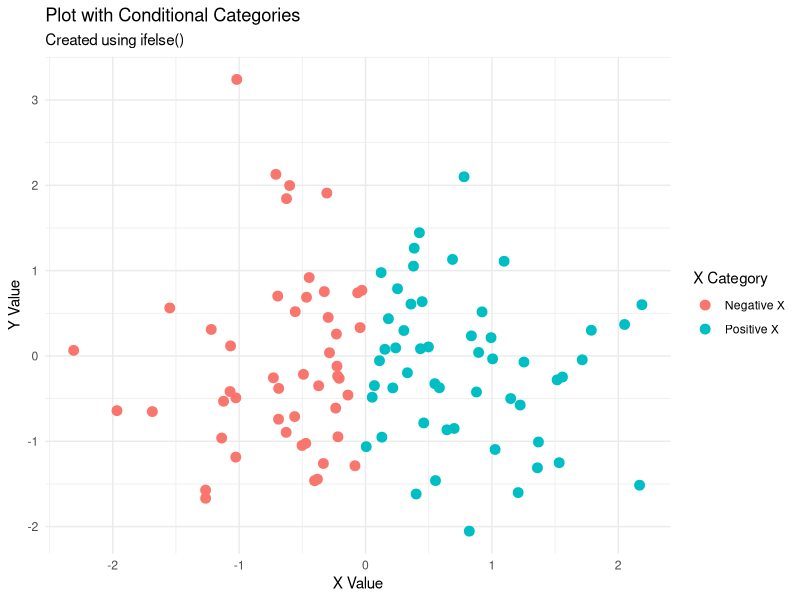

Write the R code that produced this figure.
library(ggplot2)

set.seed(123)
data <- data.frame(
  x = rnorm(100),
  y = rnorm(100)
)

data$category <- ifelse(data$x > 0, "Positive X", "Negative X")

ggplot(data, aes(x = x, y = y, color = category)) +
  geom_point(size = 3) +
  labs(title = "Plot with Conditional Categories",
       subtitle = "Created using ifelse()",
       x = "X Value", y = "Y Value", color = "X Category") +
  theme_minimal()
